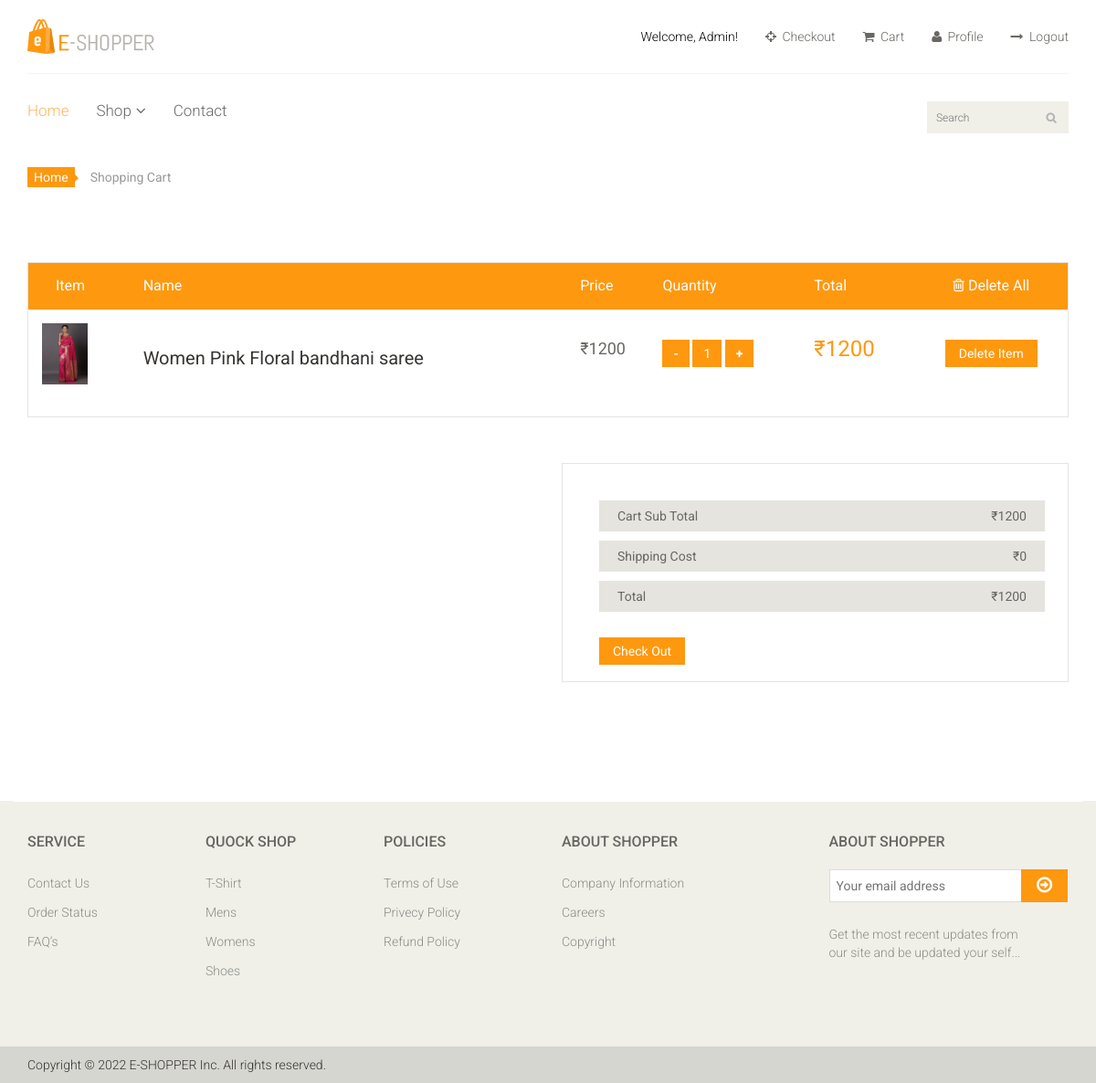
/cart/usercart (signed in), run on an earlier commit of the app's database.
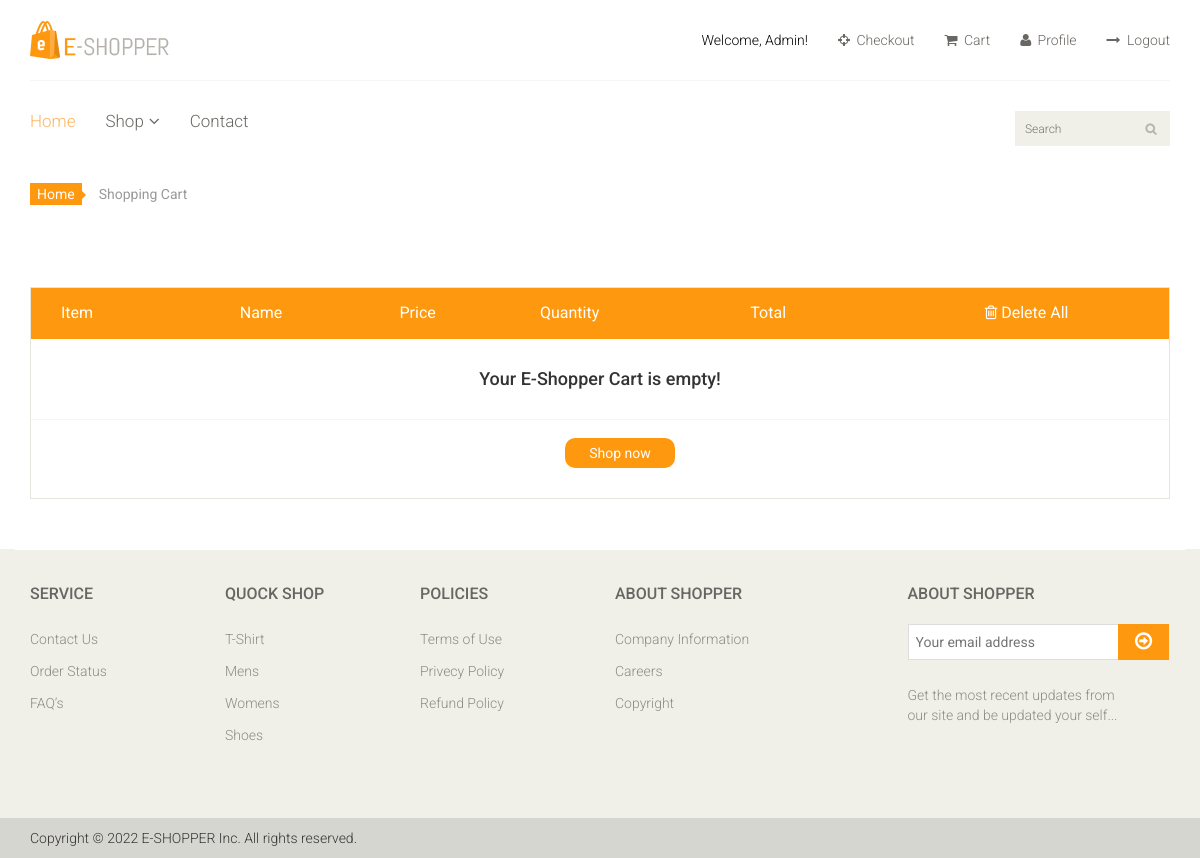
And on a later commit of the database.
### cart_app/models.py (models this page shows, shortened)
class CartItemModel(models.Model):
    user = models.ForeignKey(User,on_delete=models.CASCADE)
    product = models.ForeignKey(ProductModel,on_delete=models.CASCADE)
    quantity = models.PositiveIntegerField(default=1)
    def subtotal(self):
        return self.product.ProductPrice * self.quantity

### product_app/models.py (models this page shows, shortened)
class ProductModel(models.Model):
    ProductName = models.CharField(max_length=100)
    ProductImage = models.ImageField(blank=True,upload_to='product/')
    category = models.ForeignKey(CategoryModel,on_delete=models.CASCADE)
    subcategory = models.ForeignKey(SubCategoryModel,on_delete=models.CASCADE)
    brandName = models.CharField(max_length=100)
    ProductPrice =models.IntegerField()
    sellerName = models.CharField(max_length=100)
    ProductDetail = models.TextField()
    slug = models.SlugField(unique=True, max_length=100, blank=True, editable=False)

### cart_app/views.py (the view)
# urls.py: path('usercart', cartView, name='cart'),
@login_required
def cartView(request):
    user = request.user
    try:
        cart = CartModel.objects.get(user=user)
    except CartModel.DoesNotExist:
        cart = CartModel.objects.create(user=user)
    cart_item = cart.items.all()
    cart_total = sum(item.subtotal() for item in cart_item)
    shipping_cost = 0
    context = {
        'cart_items':cart_item,
        'cart': cart,
        'cart_total':cart_total,
        'shipping_cost':shipping_cost
    }
    return render(request,'cart_app/cart.html',context)

### cart_app/templates/cart_app/cart.html (shortened to what the changed rows need)
{% extends 'base_app/base.html' %}
{% load static %}
{% block content %}
<section id="cart_items">
    <div class="container">
        <div class="table-responsive cart_info">
            <table class="table table-condensed">
                <thead>
                    <tr class="cart_menu">
                        <td class="image">Item</td>
                        <td class="description">Name</td>
                        <td class="price">Price</td>
                        <td class="quantity">Quantity</td>
                        <td class="total">Total</td>
                        <td class="total" style="text-align:center;">
                            <a href="{% url 'cart_app:clear_cart' %}" style="color:white; text-align:right;"
                                onmouseover="this.style.color='#333'" onmouseout="this.style.color='white'">
                            </a>
                        </td>
                    </tr>
                </thead>
                <tbody>
                    {% if cart_items %}
                    {% for cart_item in cart_items %}
                    <tr>
                        <td class="cart_product" style="margin:10px;">
                            <a href="{% url 'product_app:productdetail' cart_item.product.slug %}"><img
                                    src="{{ cart_item.product.ProductImage.url }}"
                                    alt="{{ cart_item.product.ProductName }}" width="50"></a>
                        </td>
                        <td class="cart_description" style="white-space: normal;">
                            <h4><a href="{% url 'product_app:productdetail' cart_item.product.slug %}">
                                {{cart_item.product.ProductName}}</a></h4>
                        </td>
                        <td class="cart_price">
                            <p>₹{{ cart_item.product.ProductPrice }}</p>
                        </td>
                        <td class="cart_quantity">
                            <div class="btn1" style="display: inline;">
                                <a class="mainusbtn" href="{% url 'cart_app:decrement_cart_quantity' cart_item.id %}">-</a>
                                <a class="mainbtn" href="#">{{cart_item.quantity}}</a>
                                <a class="plusbtn" href="{% url 'cart_app:increment_cart_quantity' cart_item.id %}">+</a>
                            </div>
                        </td>
                        <td class="cart_total">
                            <p class="cart_total_price">₹{{ cart_item.subtotal }}</p>
                        </td>
                        <td style="margin-right:2%;text-align:center;">
                            <a class="btn btn-default update" style="margin:0px;" href="{% url 'cart_app:delete_cart_item' cart_item.id %}">Delete Item</a>
                        </td>
                    </tr>
                    {% endfor %}
                    {% else %}
                    <tr>
                        <td colspan="6" style="text-align: center; padding: 20px 0px 20px 0px;">
                            <h4>Your E-Shopper Cart is empty!</h4>
                        </td>
                    </tr>
                    <tr>
                        <td colspan="6" style="text-align: center; padding:0px 0px 10px 0px;">
                            <a href="{% url 'home' %}" class="btn btn-default update"
                                onmouseover="this.style.color='#333';" onmouseout="this.style.color='white';"
                                style="border-radius: 10px; padding:5px 24px 5px 24px;">Shop now</a>
                        </td>
                    </tr>
                    {% endif %}
                </tbody>
            </table>
        </div>
    </div>
</section>
{% if cart_items %}
<section id="do_action">
    <div class="container">
        <div class="row">
            <div class="col-sm-6">
            </div>
            <div class="col-sm-6">
                <div class="total_area">
                    <ul>
                        <li>Cart Sub Total <span>₹{{ cart_total }}</span></li>
                        <li>Shipping Cost <span>₹{{shipping_cost}}</span></li>
                        <li>Total <span>₹{{ cart_total|add:shipping_cost }}</span></li>
                    </ul>
                    <a class="btn btn-default update" href="{% url 'cart_app:checkout' %}">Check Out</a>
                </div>
            </div>
        </div>
    </div>
</section>
{% endif %}
{% endblock content %}

What changed in the data, as far as the page shows it:
removed CartItemModel: product.ProductImage (picture), product.ProductName "Women Pink Floral bandhani saree", product.ProductPrice "1200", quantity "1", subtotal "1200"
Also different on the page:
{{ cart_total }}: "1200" → (not shown)
{{ shipping_cost }}: "0" → (not shown)
{{ cart_total|add:shipping_cost }}: "1200" → (not shown)
text no longer shown: "Cart Sub Total ₹ Shipping Cost ₹ Total ₹ Check Out"
text now shown: "Your E-Shopper Cart is empty! Shop now"
